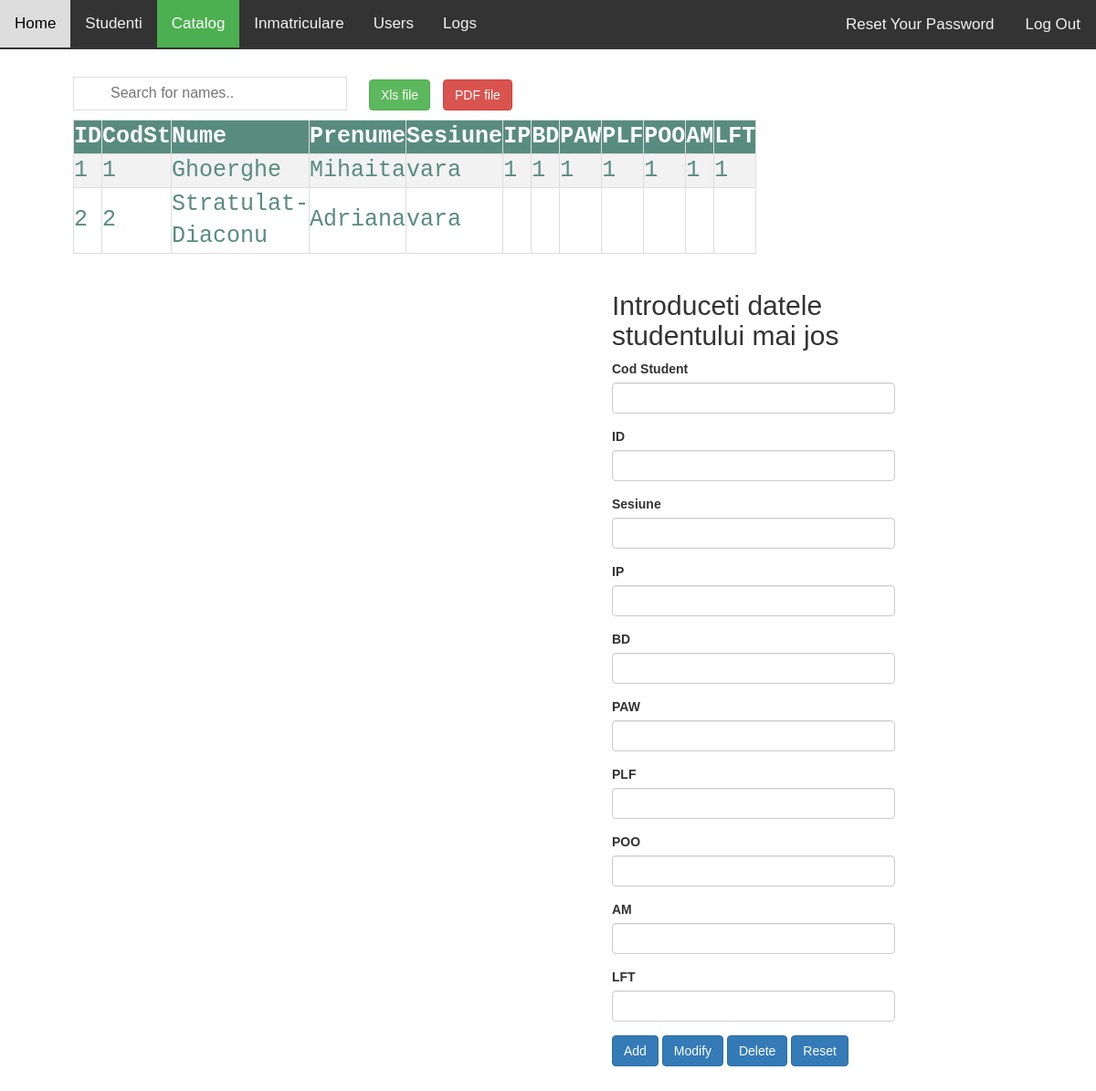
The page /source/catalog.php (signed in) on the database its author committed.
### tables this page shows
CREATE TABLE `catalog` (
  `id` int(11) NOT NULL AUTO_INCREMENT,
  `CodSt` int(11) NOT NULL,
  `Sesiune` varchar(50) NOT NULL,
  `IP` int(11) DEFAULT NULL,
  `BD` int(11) DEFAULT NULL,
  `PAW` int(11) DEFAULT NULL,
  `PLF` int(11) DEFAULT NULL,
  `POO` int(11) DEFAULT NULL,
  `AM` int(11) DEFAULT NULL,
  `LFT` int(11) DEFAULT NULL,
  PRIMARY KEY (`id`),
  KEY `CodSt` (`CodSt`),
  CONSTRAINT `catalog_ibfk_1` FOREIGN KEY (`CodSt`) REFERENCES `student` (`CodSt`)
);

CREATE TABLE `student` (
  `CodSt` int(11) NOT NULL AUTO_INCREMENT,
  `Nume` varchar(50) NOT NULL,
  `Prenume` varchar(50) NOT NULL,
  `Cetatenie` varchar(50) NOT NULL,
  `DataN` date NOT NULL,
  PRIMARY KEY (`CodSt`)
);

### source/catalog.php (the view, shortened to what this page needs)
<?php
$id = $codst = $sesiune = $ip = $bd = $paw = $plf = $poo = $am = $lft = "";
$id_err = $sesiune_err = $codst_err  = "";
?>
<!DOCTYPE html>
<html>
<head>
    <link rel="stylesheet" href="https://maxcdn.bootstrapcdn.com/bootstrap/3.3.7/css/bootstrap.css">
</head>
<body>
<div class="topnav">
  <a href="index.php">Home</a>
  <a href="studenti.php">Studenti</a>
  <a class="active" href="catalog.php">Catalog</a>
	<div id="mat">
  <a href="inmatriculare.php">Inmatriculare</a>
	</div>
<div id="usr">
  <a href="users.php">Users</a>
	</div>
<div id="log">
  <a href="logs.php">Logs</a>
	</div>
	<div class="topnav-right">
  		<a href="reset.php" class="btn btn" >Reset Your Password</a>
  		<a href="logout.php" class="btn btn ">Log Out</a>
	</div>
</div>
<span class="column-left" >
<input  type="text" id="myInput" onkeyup="myFunction()" placeholder="Search for names..">
<button class="btn btn-success" id= "btnXls" onclick="exportTableToExcel('myTable', 'catalog')" >Xls file</button>
<button class="btn btn-danger" id="btnExport" value="Export" onclick="Export()" >PDF file</button>
</span>
<table id="myTable" class="column-left" border="1">
<tr>
<th onclick="sortTable(0)">ID</th>
<th onclick="sortTable(1)">CodSt</th>
<th onclick="sortTable(2)">Nume</th>
<th onclick="sortTable(3)">Prenume</th>
<th onclick="sortTable(4)">Sesiune</th>
<th onclick="sortTable(5)">IP</th>
<th onclick="sortTable(6)">BD</th>
<th onclick="sortTable(7)">PAW</th>
<th onclick="sortTable(8)">PLF</th>
<th onclick="sortTable(9)">POO</th>
<th onclick="sortTable(10)">AM</th>
<th onclick="sortTable(11)">LFT</th>
</tr>
<?php
$conn = mysqli_connect("localhost", "", "", "");
$sql    = "SELECT catalog.CodSt as CodSt,student.Nume as Nume ,student.Prenume as Prenume,Sesiune,id,IP,BD,PAW ,PLF,POO,AM,LFT FROM catalog,student where student.CodSt=catalog.CodSt";
$result = $conn->query($sql);
if ($result->num_rows > 0) {
    while ($row = $result->fetch_assoc()) {
        echo "<tr><td>" . $row["id"] . "</td><td>" . $row["CodSt"] . "</td><td>" . $row["Nume"] . "</td><td>" . $row["Prenume"] . "</td><td>" . $row["Sesiune"] . "</td><td>" . $row["IP"] . "</td><td>" . $row["BD"] . "</td><td>" . $row["PAW"]
         . "</td><td>" . $row["PLF"] . "</td><td>" . $row["POO"] . "</td><td>" . $row["AM"] . "</td><td>" . $row["LFT"] . "</td></tr>";
    }
    echo "</table>";
} else {
    echo "0 results";
}
?>
	<form class="column-right" action="" method="post" id="comenzi">
          <h2> Introduceti datele studentului mai jos </h2>
          <div class="form-group <?php echo (!empty($codst_err)) ? 'has-error' : ''; ?>">
                <label>Cod Student</label>
                <input type="text" name="codst" class="form-control" value="<?php echo $codst; ?>">
            </div>
            <div class="form-group <?php echo (!empty($id_err)) ? 'has-error' : ''; ?>">
                <label>ID</label>
                <input type="text" name="id" class="form-control" value="<?php echo $id; ?>">
            </div>
         <div class="form-group <?php echo (!empty($sesiune_err)) ? 'has-error' : ''; ?>">
                <label>Sesiune</label>
                <input type="text" name="sesiune" class="form-control" value="<?php echo $sesiune; ?>">
            </div>
            <div class="form-group ">
                <label>IP</label>
                <input type="text" name="ip" class="form-control" value="<?php echo $ip; ?>">
            </div>
           <div class="form-group ">
                <label>BD</label>
                <input type="text" name="bd" class="form-control" value="<?php echo $bd; ?>">
            </div>
        	<div class="form-group ">
                <label>PAW</label>
                <input type="text" name="paw" class="form-control" value="<?php echo $paw; ?>">
            </div>
        	<div class="form-group ">
                <label>PLF</label>
                <input type="text" name="plf" class="form-control" value="<?php echo $plf; ?>">
            </div>
           <div class="form-group ">
                <label>POO</label>
                <input type="text" name="poo" class="form-control" value="<?php echo $poo; ?>">
            </div>
          <div class="form-group ">
                <label>AM</label>
                <input type="text" name="am" class="form-control" value="<?php echo $am; ?>">
            </div>
          <div class="form-group ">
                <label>LFT</label>
                <input type="text" name="lft" class="form-control" value="<?php echo $lft; ?>">
            </div>
            <div class="form-group">
                <input type="submit" name = "Add" class="btn btn-primary" value="Add">
            	<input type="submit" name = "Modify" class="btn btn-primary" value="Modify">
                <input type="submit" name = "Delete" class="btn btn-primary" value="Delete">
          		<input type="reset"  name = "Reset" class="btn btn-primary" value="Reset">
            </div>
        </form>
</body>
</html>

### source/catalog.php (style rules this page uses)
body { margin: 0; font-family: Arial, Helvetica, sans-serif; }
.topnav { overflow: hidden; background-color: #333; }
.topnav-right { float:right; }
.topnav a { float: left; color: #f2f2f2; text-align: center; padding: 14px 16px; text-decoration: none; font-size: 17px; }
.topnav a.active { background-color: #4CAF50; color: white; }
table { clear: left; border-collapse: collapse; width: 50%; color: #588c7e; font-family: monospace; font-size: 25px; text-align: left; margin-left: 80px; border: 1px solid #ddd; }
th { cursor: pointer; background-color: #588c7e; color: white; }
tr:nth-child(even) { background-color: #f2f2f2 }
.column-left { float: left; }
.column-right { float: right; width: 350px; margin-right: 200px; margin-left:100px; padding: 20px; }
#myInput { background-image: url('https://img.icons8.com/android/24/000000/search.png'); background-position: 5px 7px; background-repeat: no-repeat; width: 300px; font-size: 16px; padding: 6px 20px 6px 40px; border: 1px solid #ddd; margin-top: 30px; margin-bottom: 10px; margin-left: 80px; margin-right: 20px; }
#btnXls { margin-right: 10px; }

### rows shown on the page
catalog: id "1", CodSt "1", CodSt.Nume "Ghoerghe", CodSt.Prenume "Mihaita", Sesiune "vara", IP "1", BD "1", PAW "1", PLF "1", POO "1", AM "1", LFT "1"
catalog: id "2", CodSt "2", CodSt.Nume "Stratulat-Diaconu", CodSt.Prenume "Adriana", Sesiune "vara"
